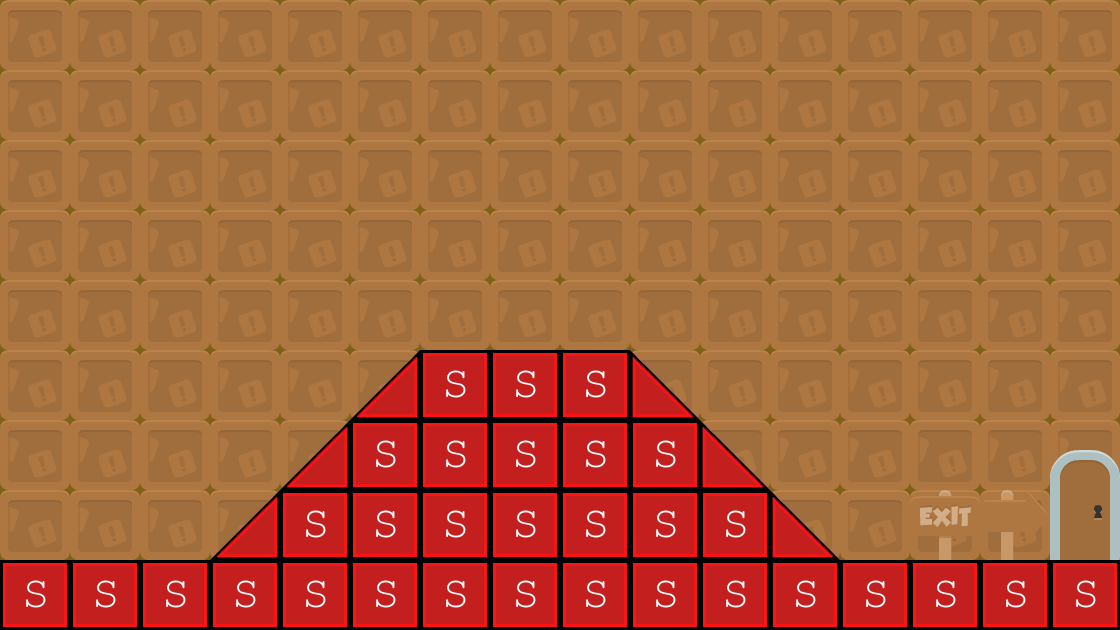

The image is a tile-based game level rendered from a .tmx file. Its description and source (layers, tilesets, objects; grid data summarised) follow:
An orthogonal 16x9 tile map with 70x70 px tiles, 3 tile layers (Tile Layer 2, Tile Layer 1, collision), 2 tilesets and 1 object (levelTrigger).

<map version="1.0" orientation="orthogonal" renderorder="right-down" width="16" height="9" tilewidth="70" tileheight="70" backgroundcolor="#806118">
 <tileset firstgid="1" name="background-tiles" tilewidth="70" tileheight="70">
  <image source="../img/background-tiles.png" width="910" height="910" />
 </tileset>
 <tileset firstgid="170" name="meta-tiles" tilewidth="70" tileheight="70">
  <image source="../img/meta-tiles.png" width="350" height="70" />
  <tile id="1">
   <properties>
    <property name="type" value="lslope" />
   </properties>
  </tile>
  <tile id="3">
   <properties>
    <property name="type" value="rlsope" />
   </properties>
  </tile>
  <tile id="4">
   <properties>
    <property name="type" value="solid" />
   </properties>
  </tile>
 </tileset>
 <layer name="Tile Layer 2" width="16" height="9">
  <data>[144 cells, 144 non-empty, 1 distinct tile ids]</data>
 </layer>
 <layer name="Tile Layer 1" width="16" height="9">
  <data>[144 cells, 41 non-empty, 8 distinct tile ids]</data>
 </layer>
 <objectgroup name="trigger-entities">
  <object name="levelTrigger" x="1050" y="422" width="68" height="136">
   <properties>
    <property name="level" value="Stage02" />
   </properties>
  </object>
 </objectgroup>
 <layer name="collision" width="16" height="9">
  <data>[144 cells, 37 non-empty, 3 distinct tile ids]</data>
 </layer>
</map>
